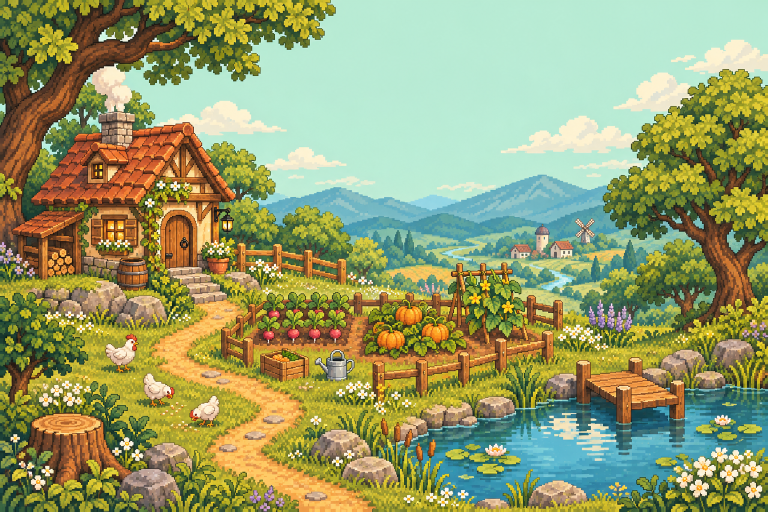
#> input picture dewfield/art/title-source.png, 1536 x 1024 px (shown at 1/2 size)
$ python build_art.py
#> lines starting #> are read from the running program, lines starting #| are printed output that depends on the picture
#!/usr/bin/env python3
"""Compile the original title illustration into bounded RGB565 game data."""
from pathlib import Path
from PIL import Image
import hashlib,json
root=Path(__file__).resolve().parents[1]
src=root/'art/title-source.png'
im=Image.open(src).convert('RGB')
#> im is the input picture: PIL image 1536x1024 RGB; mean R, G, B 149.9, 157.1, 107.1
small=im.resize((240,160),Image.Resampling.NEAREST)
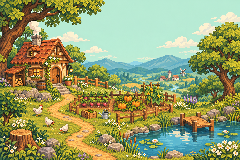
#> small: PIL image 240x160 RGB; mean R, G, B 149.5, 156.7, 106.9
colors=[((r&248)<<8)|((g&252)<<3)|(b>>3) for r,g,b in small.getdata()]
#> colors = 38400 items
(root/'title_art.hpp').write_text('// Original AI-generated Dewfield illustration. See art/title-source.json.\n#pragma once\n#include <cstdint>\nnamespace title_art {\ninline constexpr int Width=240,Height=160;\ninline constexpr uint16_t pixels[]={\n'+''.join(','.join(map(str,colors[i:i+24]))+',\n' for i in range(0,len(colors),24))+'};\n}\n')
w,h=im.size
#> w = 1536; h = 1024
im.crop((0,0,h,h)).resize((128,128),Image.Resampling.NEAREST).save(root/'assets/icon.png')
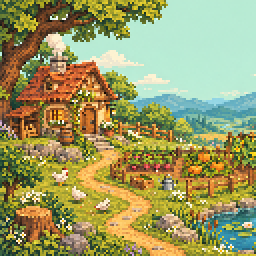
#> saved as icon.png: PIL image 128x128 RGB (shown 2 times larger); mean R, G, B 155.4, 154.7, 99.7
(root/'art/title-source.json').write_text(json.dumps({'tool':'built-in imagegen','source':'title-source.png','sha256':hashlib.sha256(src.read_bytes()).hexdigest(),'runtime_size':[240,160],'conversion':'RGB565, nearest-neighbor, no runtime decoding','prompt':'Use case: game-asset. Asset type: original pixel art title-screen illustration for a handheld farming game called Dewfield. Create a landscape 3:2 composition. Warm nostalgic 16-bit SNES top-down rural farming aesthetic inspired by the gentle countryside mood of Stardew Valley, but all buildings, characters and layout are original. A tiny amber timber cottage with a terracotta roof to upper left, golden winding footpath, lush layered oak trees, neat vegetable beds with radishes and pumpkins, a blue pond at lower right with wooden dock, white chickens, distant blue-green mountains under a pale mint morning sky. Crisp deliberately placed chunky square pixels, rich warm ochre earth, sage and olive foliage, light cream highlights, detailed organic leaf clusters and beautiful rustic architecture. Quiet pastoral inviting mood. Leave the top center sky open for a title that will be drawn by game code. No text, no logo, no watermark, no UI, no border. This is real in-game title artwork, not a mockup or screenshot.'},ensure_ascii=False,indent=2)+'\n')
